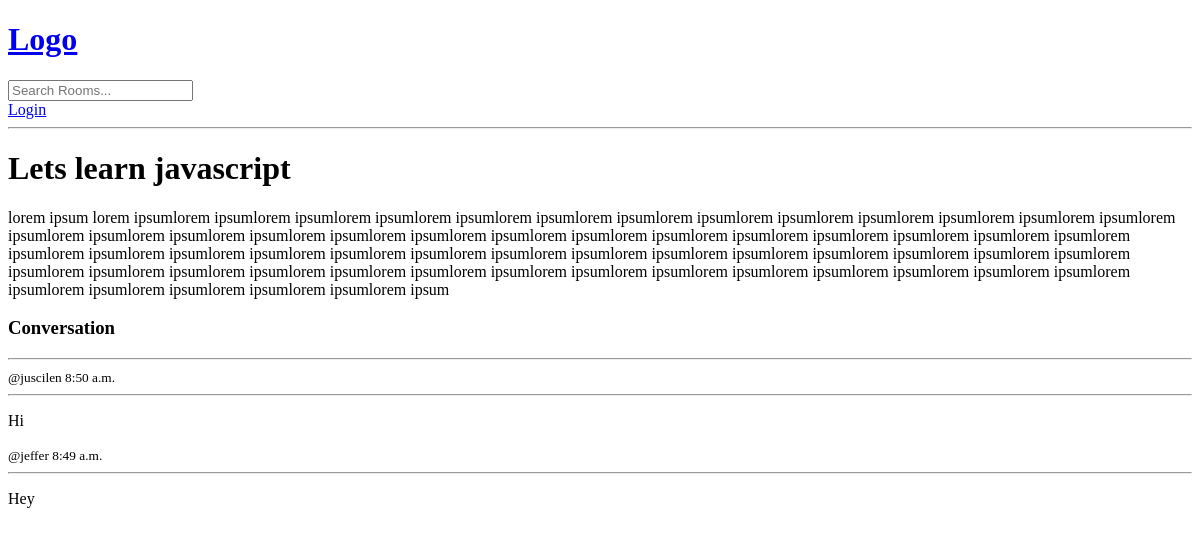
The page /room/1/ on the database as committed earlier.
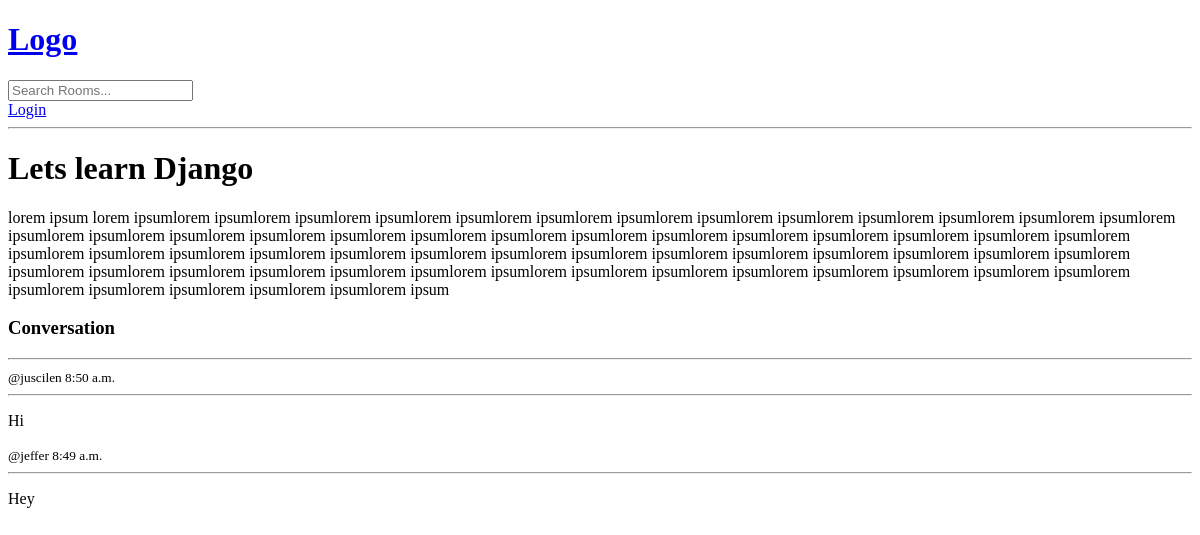
The same page on the database as committed later.
### base/models.py (models this page shows, shortened)
class Room(models.Model):
    host = models.ForeignKey(User, on_delete=models.SET_NULL, null=True)
    topic = models.ForeignKey(Topic, on_delete=models.SET_NULL, null=True)
    name = models.CharField(max_length=200)
    description = models.TextField(null=True, blank=True)
    updated = models.DateTimeField(auto_now=True)
    created = models.TimeField(auto_now_add=True)
    class Meta:
        ordering = ("-updated", "-created")

### base/views.py (the view, shortened to what this page needs)
# urls.py: path("room/<str:pk>/", views.room, name="room"),
def room(request, pk):
    room = Room.objects.get(id=pk)
    room_messages = room.message_set.all().order_by("-created")
    context = {"room": room, "room_messages": room_messages}
    return render(request, "base/room.html", context)

### base/templates/base/room.html (shortened to what this page needs)
{% extends "main.html" %}
{% block content %}
<h1>{{ room.name }}</h1>
<p>{{ room.description }}</p>
<div class="comment-wrapper">
    <h3>Conversation</h3>
    <hr>
    {% for message in room_messages %}
        <div>
            <small>@{{ message.user }}   {{ message.created|time }}</small>
            <hr>
            <p>{{ message.body }}</p>
        </div>
    {% endfor %}
</div>
{% endblock content %}

Rows that differ between the two databases and show on the page:
changed Room: name "Lets learn javascript" → "Lets learn Django"
